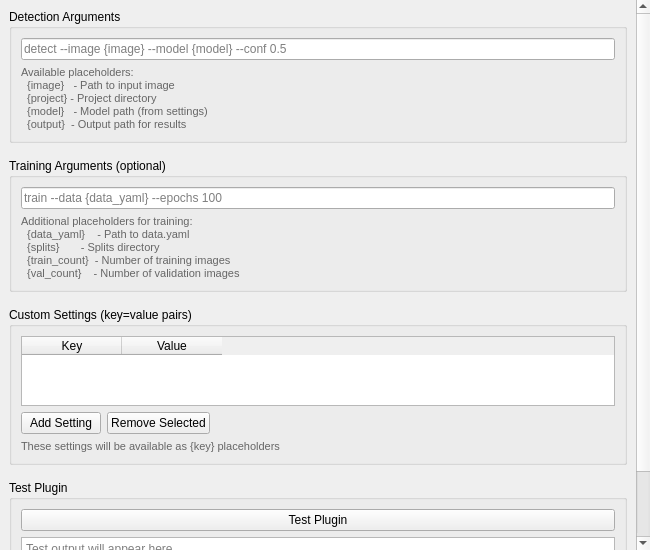
<?xml version="1.0" encoding="UTF-8"?>
<ui version="4.0">
 <class>CustomConfigurationPage</class>
 <widget class="QWizardPage" name="CustomConfigurationPage">
  <property name="geometry">
   <rect>
    <x>0</x>
    <y>0</y>
    <width>650</width>
    <height>550</height>
   </rect>
  </property>
  <property name="title">
   <string>Custom Plugin Configuration</string>
  </property>
  <property name="subTitle">
   <string>Configure command-line arguments and settings for your plugin.</string>
  </property>
  <layout class="QVBoxLayout" name="page_layout">
   <property name="leftMargin">
    <number>0</number>
   </property>
   <property name="topMargin">
    <number>0</number>
   </property>
   <property name="rightMargin">
    <number>0</number>
   </property>
   <property name="bottomMargin">
    <number>0</number>
   </property>
   <item>
    <widget class="QScrollArea" name="scroll_area">
     <property name="frameShape">
      <enum>QFrame::Shape::NoFrame</enum>
     </property>
     <property name="widgetResizable">
      <bool>true</bool>
     </property>
     <widget class="QWidget" name="content_widget">
      <property name="geometry">
       <rect>
        <x>0</x>
        <y>0</y>
        <width>650</width>
        <height>550</height>
       </rect>
      </property>
      <layout class="QVBoxLayout" name="content_layout">
       <property name="spacing">
        <number>15</number>
       </property>
       <!-- Detection Arguments Group -->
       <item>
        <widget class="QGroupBox" name="detect_group">
         <property name="title">
          <string>Detection Arguments</string>
         </property>
         <layout class="QVBoxLayout" name="detect_layout">
          <item>
           <widget class="QLineEdit" name="detect_args_edit_">
            <property name="placeholderText">
             <string>detect --image {image} --model {model} --conf 0.5</string>
            </property>
           </widget>
          </item>
          <item>
           <widget class="QLabel" name="detect_help_label">
            <property name="text">
             <string>Available placeholders:
  {image}   - Path to input image
  {project} - Project directory
  {model}   - Model path (from settings)
  {output}  - Output path for results</string>
            </property>
            <property name="styleSheet">
             <string notr="true">color: #666; font-size: 11px;</string>
            </property>
           </widget>
          </item>
         </layout>
        </widget>
       </item>
       <!-- Training Arguments Group -->
       <item>
        <widget class="QGroupBox" name="train_group">
         <property name="title">
          <string>Training Arguments (optional)</string>
         </property>
         <layout class="QVBoxLayout" name="train_layout">
          <item>
           <widget class="QLineEdit" name="train_args_edit_">
            <property name="placeholderText">
             <string>train --data {data_yaml} --epochs 100</string>
            </property>
           </widget>
          </item>
          <item>
           <widget class="QLabel" name="train_help_label">
            <property name="text">
             <string>Additional placeholders for training:
  {data_yaml}    - Path to data.yaml
  {splits}       - Splits directory
  {train_count}  - Number of training images
  {val_count}    - Number of validation images</string>
            </property>
            <property name="styleSheet">
             <string notr="true">color: #666; font-size: 11px;</string>
            </property>
           </widget>
          </item>
         </layout>
        </widget>
       </item>
       <!-- Custom Settings Group -->
       <item>
        <widget class="QGroupBox" name="settings_group">
         <property name="title">
          <string>Custom Settings (key=value pairs)</string>
         </property>
         <layout class="QVBoxLayout" name="settings_layout">
          <item>
           <widget class="QTableWidget" name="settings_table_">
            <property name="maximumHeight">
             <number>150</number>
            </property>
            <property name="selectionBehavior">
             <enum>QAbstractItemView::SelectionBehavior::SelectRows</enum>
            </property>
            <property name="columnCount">
             <number>2</number>
            </property>
            <column>
             <property name="text">
              <string>Key</string>
             </property>
            </column>
            <column>
             <property name="text">
              <string>Value</string>
             </property>
            </column>
           </widget>
          </item>
          <item>
           <layout class="QHBoxLayout" name="settings_buttons_layout">
            <item>
             <widget class="QPushButton" name="add_setting_button_">
              <property name="text">
               <string>Add Setting</string>
              </property>
             </widget>
            </item>
            <item>
             <widget class="QPushButton" name="remove_setting_button_">
              <property name="text">
               <string>Remove Selected</string>
              </property>
             </widget>
            </item>
            <item>
             <spacer name="settings_spacer">
              <property name="orientation">
               <enum>Qt::Orientation::Horizontal</enum>
              </property>
              <property name="sizeHint" stdset="0">
               <size>
                <width>40</width>
                <height>20</height>
               </size>
              </property>
             </spacer>
            </item>
           </layout>
          </item>
          <item>
           <widget class="QLabel" name="settings_help_label">
            <property name="text">
             <string>These settings will be available as {key} placeholders</string>
            </property>
            <property name="styleSheet">
             <string notr="true">color: #666; font-size: 11px;</string>
            </property>
           </widget>
          </item>
         </layout>
        </widget>
       </item>
       <!-- Test Plugin Group -->
       <item>
        <widget class="QGroupBox" name="test_group">
         <property name="title">
          <string>Test Plugin</string>
         </property>
         <layout class="QVBoxLayout" name="test_layout">
          <item>
           <widget class="QPushButton" name="test_button_">
            <property name="text">
             <string>Test Plugin</string>
            </property>
           </widget>
          </item>
          <item>
           <widget class="QPlainTextEdit" name="test_output_">
            <property name="maximumHeight">
             <number>100</number>
            </property>
            <property name="readOnly">
             <bool>true</bool>
            </property>
            <property name="placeholderText">
             <string>Test output will appear here...</string>
            </property>
           </widget>
          </item>
         </layout>
        </widget>
       </item>
      </layout>
     </widget>
    </widget>
   </item>
  </layout>
 </widget>
 <resources/>
 <connections/>
</ui>
